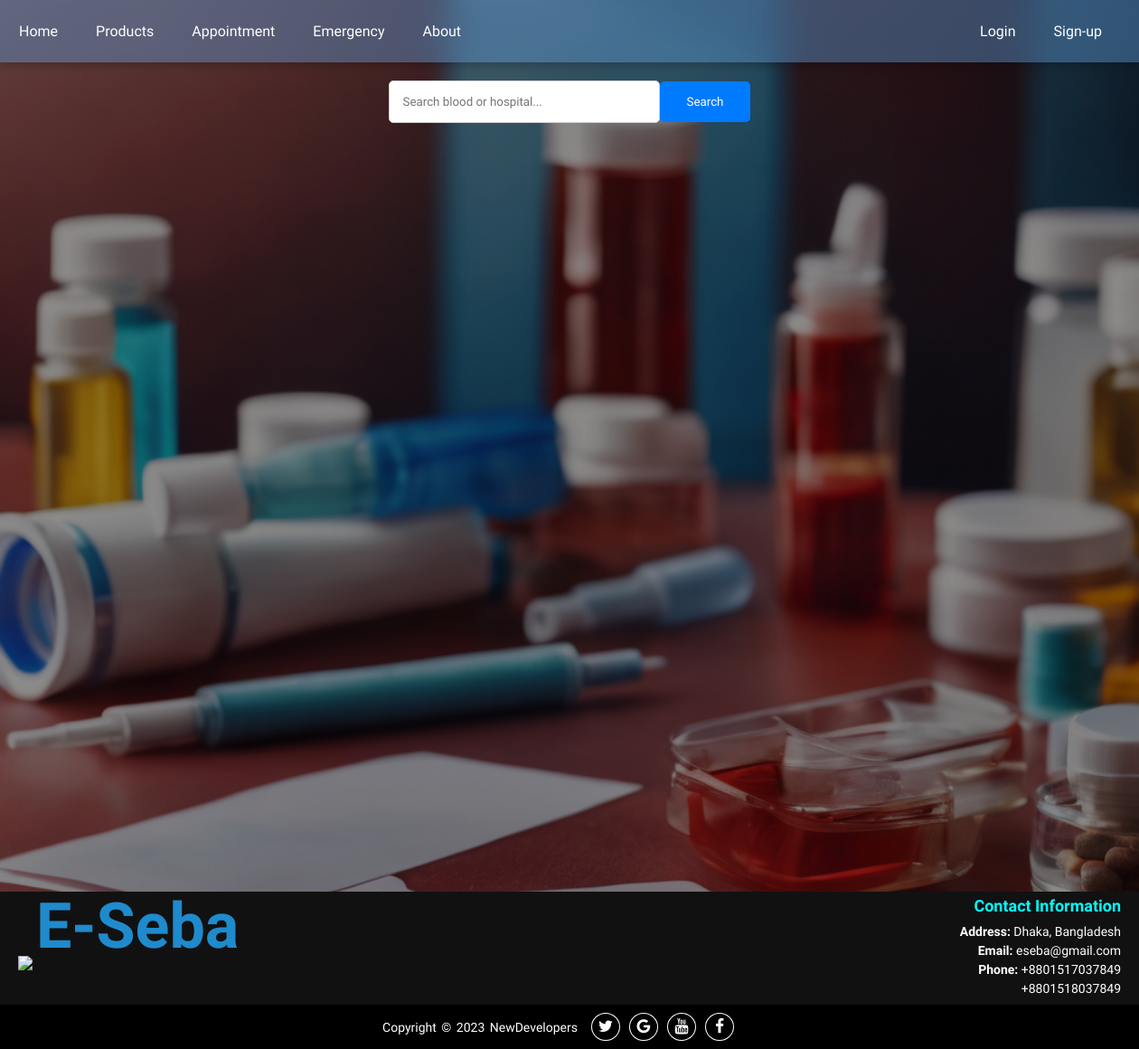
Before: /emergency/ with the older database file.
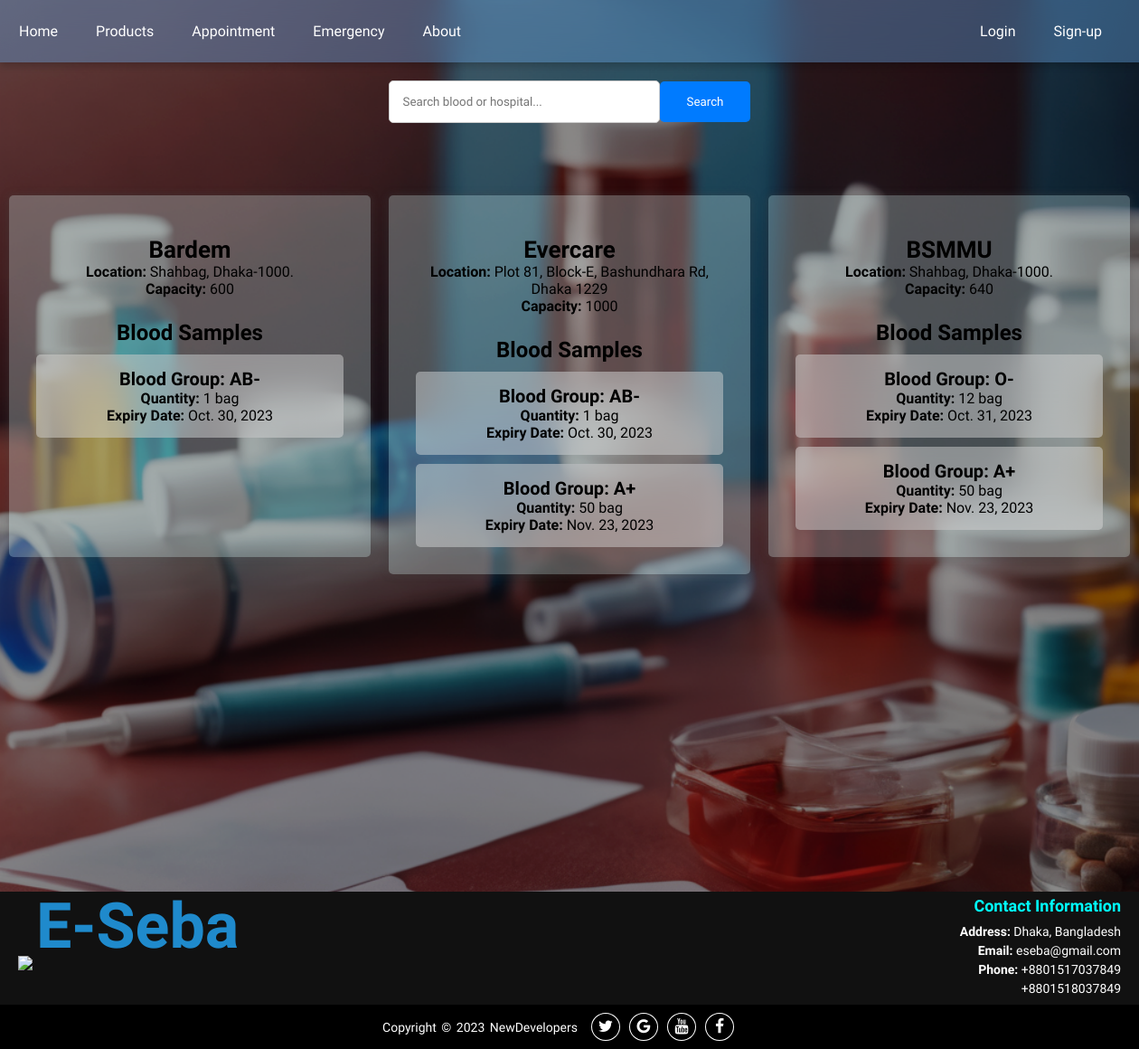
After: the same page with the newer database file.
### myApp/models.py (models this page shows, shortened)
class Hospital(models.Model):
    hospital_name = models.CharField(max_length=100)
    location = models.CharField(max_length=200)
    capacity = models.IntegerField()
    blood_samples = models.ManyToManyField('Blood', related_name='hospitals')

class Blood(models.Model):
    BLOOD_GROUP_CHOICES = (
        ('A+', 'A+'),
        ('B+', 'B+'),
        ('AB+', 'AB+'),
        ('O+', 'O+'),
        ('A-', 'A-'),
        ('B-', 'B-'),
        ('AB-', 'AB-'),
        ('O-', 'O-'),
    )
    blood_group = models.CharField(max_length=20, choices=BLOOD_GROUP_CHOICES)
    quantity = models.PositiveIntegerField()
    expiry_date = models.DateField()

### myApp/views.py (the view)
# urls.py: path('emergency/', views.emergency, name='emergency'),
def emergency(request):
    hospitals = Hospital.objects.all()
    context = {
        'hospitals': hospitals
    }
    return render(request, "emergency.html", context)

### myApp/templates/emergency.html (shortened to what this page needs)
{% extends 'base.html' %}
{% load static %}
{% block extra-styles %}
    <link rel="stylesheet" href="{% static 'css/__emergency.css' %}">
{% endblock %}
{% block content %}
<div class="search-container">
    <form id="search-form" action="{% url 'blood_search' %}" method="get">
        <input type="text" id="search-input" name="q" placeholder="Search blood or hospital...">
        <button type="submit" id="search-button">Search</button>
    </form>
</div>
<div class="main-container">
    {% if hospitals %}
        {% for hospital in hospitals %}
        <div class="container" id="hospital-container">
            <div class="hospital-card">
                <h1 class="hospital-name">{{ hospital.hospital_name }}</h1>
                <p class="hospital-location"><strong>Location:</strong> {{ hospital.location }}</p>
                <p class="hospital-capacity"><strong>Capacity:</strong> {{ hospital.capacity }}</p>
            </div>
            {% if hospital.blood_samples.all %}
                <div class="blood-samples">
                    <h2>Blood Samples</h2>
                    {% for blood_sample in hospital.blood_samples.all %}
                        <div class="blood-sample-card">
                            <h3 class="blood-group">Blood Group: {{ blood_sample.get_blood_group_display }}</h3>
                            <p class="blood-quantity"><strong>Quantity:</strong> {{ blood_sample.quantity }} bag</p>
                            <p class="blood-expiry-date"><strong>Expiry Date:</strong> {{ blood_sample.expiry_date }}</p>
                        </div>
                    {% endfor %}
                </div>
            {% endif %}
        </div>
        {% endfor %}
    {% endif %}
</div>
{% endblock %}

### myApp/templates/base.html (shortened to what this page needs)
<!DOCTYPE html>
{% load static %}
<html lang="en">
<head>
    <link rel="stylesheet" href="https://stackpath.bootstrapcdn.com/font-awesome/4.7.0/css/font-awesome.min.css">
    <link rel="stylesheet" href="{% static 'css/__base.css' %}" />
    {% block extra-styles %} {% endblock %}
</head>
<body>
    <div class="topnav">
        <a href="{% url 'home' %}">Home</a>
        <a href="{% url 'products' %}">Products</a>
        <a href="{% url 'appointment' %}">Appointment</a>
        <a href="{% url 'emergency' %}">Emergency</a>
        <a href="{% url 'about' %}">About</a>
        <div id="user-links">
            {% if user.is_authenticated %}
                {% if user.is_superuser %}
                    <a href="{% url 'admin:index' %}" class="user-link">Admin Panel</a>
                    <a href="{% url 'logout' %}" class="user-link">Sign out</a>
                {% else %}
                <div class="user-info">
                    <a href="{% url 'user_profile' %}" class="user-link">{{ user.username }}</a>
                    <a href="{% url 'logout' %}" class="user-link">Sign out</a>
                </div>
                {% endif %}
            {% else %}
                <a href="{% url 'login' %}" class="user-link">Login</a>
                <a href="{% url 'register' %}" class="user-link">Sign-up</a>
            {% endif %}
        </div>
    </div>
    {% block content %}{% endblock %}
    <footer>
        <div class="footer-content">
            <div class="logo">
                <img src="{% static 'image/favicon.png' %}">
                <span class="eseba">E-Seba</span>
            </div>
            <div class="contact-info">
                <h3>Contact Information</h3>
                <ul>
                    <li><strong>Address:</strong> Dhaka, Bangladesh</li>
                    <li><strong>Email:</strong> eseba@gmail.com</li>
                    <li><strong>Phone:</strong> +8801517037849</li>
                    <li>+8801518037849</li>
                </ul>
            </div>
        </div>
        <div class="footer-bottom">
            <p>Copyright &copy; 2023 NewDevelopers</p>
            <div class="footer-menu">
                <ul class="f-menu">
                    <li><a href="#"><i class="fa fa-twitter"></i></a></li>
                    <li><a href="#"><i class="fa fa-google"></i></a></li>
                    <li><a href="#"><i class="fa fa-youtube"></i></a></li>
                    <li><a href="#"><i class="fa fa-facebook"></i></a></li>
                </ul>
            </div>
        </div>
    </footer>
</body>
</html>

### myApp/static/css/__base.css (style rules this page uses)
* { margin: 0; padding: 0; box-sizing: border-box; }
body { font-family: 'Mooli', sans-serif; display: flex; min-height: 100vh; align-items: center; text-align: center; background-image: url(../image/background.png); background-size: cover; background-position: center; background-repeat: no-repeat; color: #fff; background-attachment: fixed; flex-direction: column; }
.topnav { position: sticky; top: 0; width: 100%; z-index: 999; background-color: rgba(97, 154, 212, 0.428); box-shadow: 0 4px 8px rgba(0, 0, 0, 0.2); backdrop-filter: blur(20px); }
.topnav a { float: left; display: block; color: rgb(255, 255, 255); text-align: center; font-weight: normal; padding: 25px 16px; margin: 0px 5px; transition: transform 0.4s; text-decoration: none; }
#user-links { float: right; margin-right: 20px; }
.user-link { color: #ffffff; text-align: center; padding: 25px 16px; margin: 0px 5px; transition: transform 0.3s; text-decoration: none; }
footer { width: 100%; color: #fff; text-align: center; }
.footer-content { background: #111; color: #fff; padding: 5px 20px; display: flex; justify-content: space-between; align-items: center; }
.logo img { max-width: 100px; height: auto; }
.logo .eseba { position: relative; top: -25px; margin: 0px auto; font-size: 70px; font-weight: 900; color: #1F8ACC; }
.contact-info { text-align: right; }
.contact-info h3 { color: aqua; font-size: 18px; margin-bottom: 10px; }
.contact-info ul { list-style-type: none; padding: 0; }
.contact-info ul li { font-size: 14px; margin: 5px 0; }
.contact-info ul li strong { font-weight: bold; }
.footer-bottom { background: #000; width: 100%; display: flex; align-items: center; justify-content: center; }
.footer-bottom p { font-size: 14px; word-spacing: 2px; text-transform: capitalize; margin: 0; }
.footer-menu { padding: 15px; float: right; }
.footer-menu ul { list-style: none; display: flex; align-items: center; justify-content: center; }
.footer-menu ul li { padding-right: 10px; display: block; }
.footer-menu ul li a { text-decoration: none; color: #fff; border: 1.1px solid white; padding: 5px; border-radius: 50%; }
.footer-menu ul li a i { font-size: 1.1rem; width: 20px; transition: color .4s ease; }

### myApp/static/css/__emergency.css (style rules this page uses)
.main-container { min-height: 100vh; display: flex; flex-direction: row; justify-content: flex-start; align-items: flex-start; padding: 20px; }
.search-container { margin: 20px 0px 50px; display: flex; justify-content: center; align-items: center; }
.search-container form { font-family: 'Mooli', sans-serif; display: flex; align-items: center; }
.search-container input[type="text"] { font-family: 'Mooli', sans-serif; padding: 15px; width: 300px; border: 1px solid #ccc; border-radius: 5px; outline: none; }
.search-container button { font-family: 'Mooli', sans-serif; padding: 15px 30px; background-color: #007bff; color: #fff; border: none; border-radius: 5px; cursor: pointer; }
.container { color: #000; width: 400px; min-height: 400px; margin: 10px; padding: 20px; transition: transform 0.2s; border-radius: 5px; box-shadow: 0 0 10px rgba(69, 69, 69, 0.355); background-color: rgba(222, 255, 254, 0.277); }
.hospital-card { border-radius: 5px; margin: 10px; padding: 15px; font-size: 20px; }
.blood-sample-card { border-radius: 5px; margin: 10px; padding: 15px; background-color: rgba(221, 221, 221, 0.454); backdrop-filter: blur(20px); }
.hospital-name { font-size: 26px; }
.blood-group { font-size: 20px; }
.hospital-location, .hospital-capacity { font-size: 16px; }
.blood-quantity, .blood-expiry-date { font-size: 16px; }

Changed rows visible on the page:
added Hospital: hospital_name "Bardem", location "Shahbag, Dhaka-1000.", capacity "600"
added Blood: blood_group "AB-", quantity "1", expiry_date "Oct. 30, 2023"
added Hospital: hospital_name "Evercare", location "Plot 81, Block-E, Bashundhara Rd, Dhaka 1229", capacity "1000"
added Blood: blood_group "A+", quantity "50", expiry_date "Nov. 23, 2023"
added Hospital: hospital_name "BSMMU", location "Shahbag, Dhaka-1000.", capacity "640"
added Blood: blood_group "O-", quantity "12", expiry_date "Oct. 31, 2023", shown under "BSMMU"
